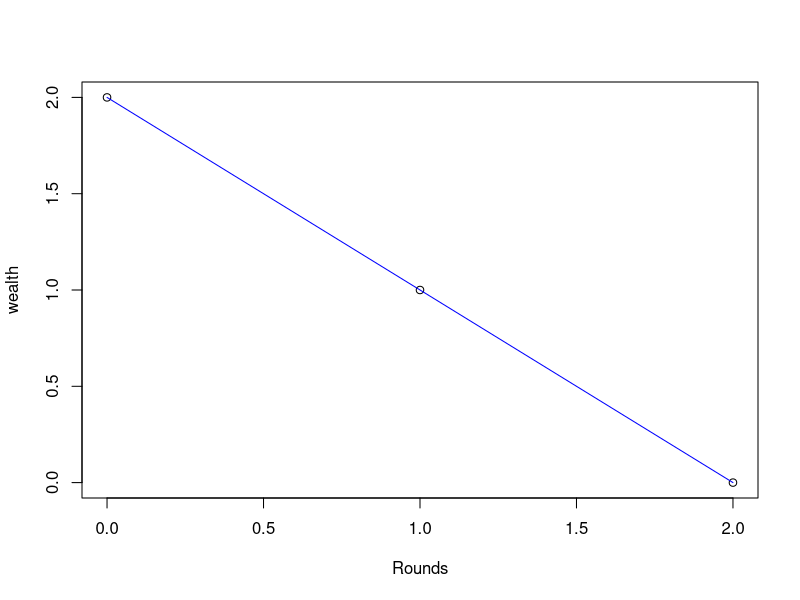
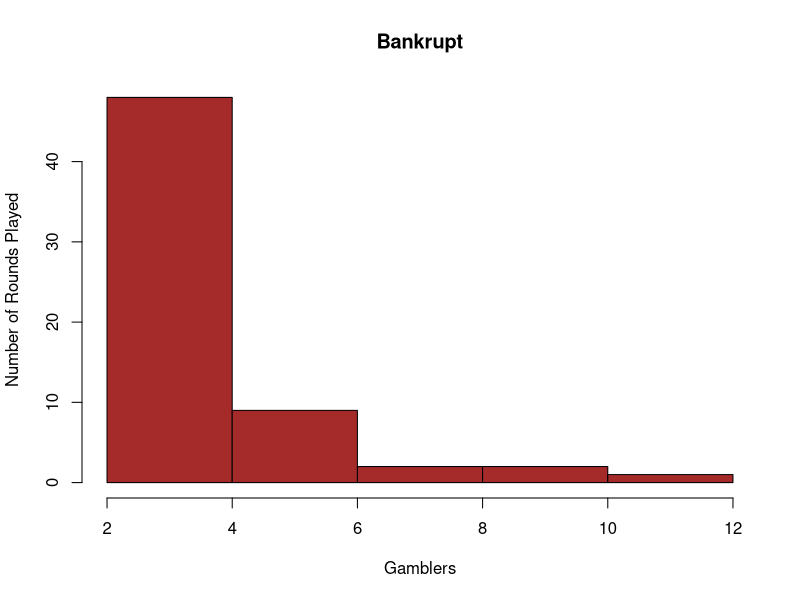
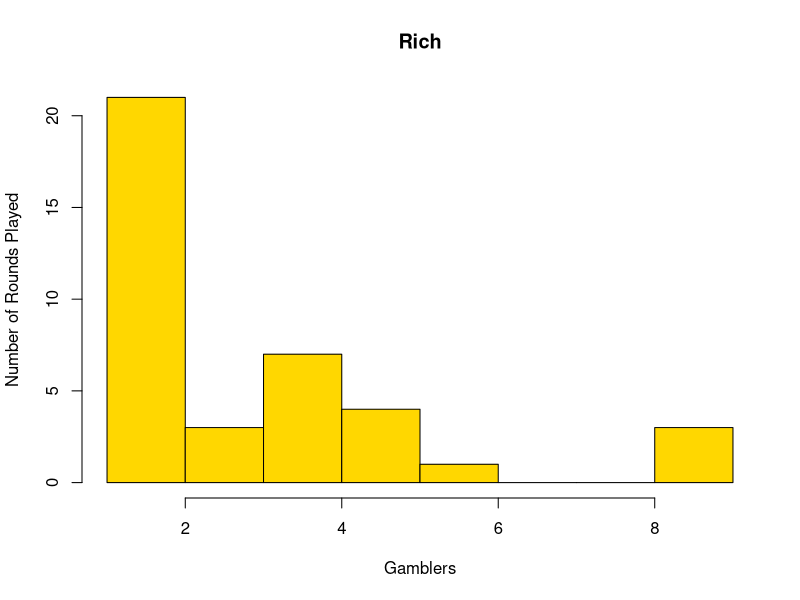
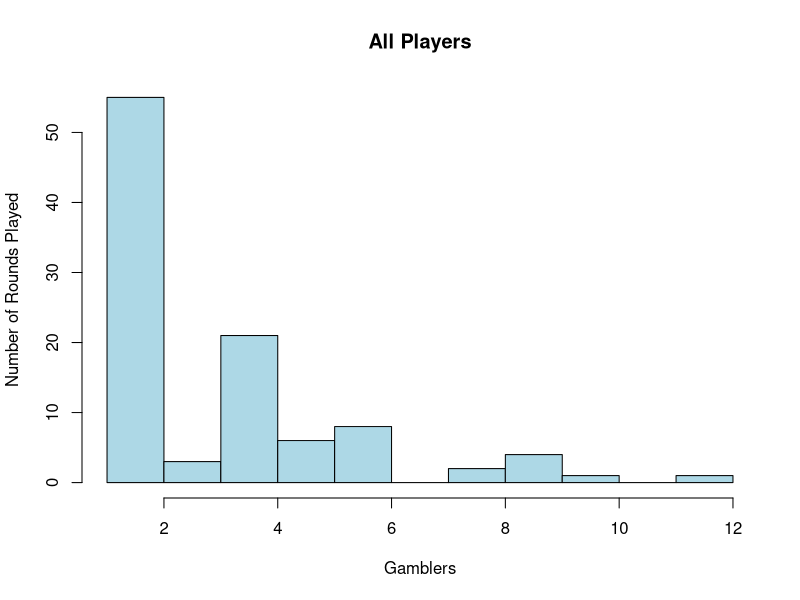

The R script that drew these images, in order:
## ---- chunk 1
knitr::opts_chunk$set(echo = TRUE)
## ---- chunk 2
x = -1*(125/216) + 1*(75/216) + 2*(15/216) + 3*1/216
print (x)
## ---- chunk 3
game = rbinom(100,3,1/6)
loss = as.integer(game == 0)
win = game -loss
mean(win)
## ---- chunk 4
game = rbinom(100,3,1/6)
win = 2
wealth = rep(2)

for (i in game){
  if (i == 0){
    win = win-1
    
  }else if (i == 1){
    win = win+1
    
  }else if (i == 2){
    win = win+2
    
  }else if (i == 3){
    win = win+3
    
  }
  wealth = append(wealth, win)
  if (win >= 4 || win <= 0){
    
    break
  }
  
}

t = 0 : (length(wealth)-1)

print(game)
print(win)
print(t)
plot(t, wealth, xlab='Rounds')

lines(t, wealth, col='Blue')
## ---- chunk 5
#a is the count for running the simulation 100 times
a = 0
win.times = c()
loss.times = c()

while (a < 101) { a= a+1

#win stands for wealth
win = 2
round.number = 0
while (win == 1 || win == 2 || win == 3){
  game = rbinom(1,3,1/6)
  toll = as.integer(game)
  round.number = round.number + 1
  if (game == 0){
    win = win-1
  }else if (game == 1){
    win = win+1
  }else if (game == 2){
    win = win+2
  }else if (game == 3){
    win = win+3
  }
  if (win >= 4){
    win.times = append(win.times, round.number)}
    if (win <= 0){
    loss.times = append(loss.times, round.number)} 

}}

#Number of rounds played for all players
alltimes = append(win.times, loss.times)

#Average number of rounds the 100 gamblers played
print(mean(alltimes))

#proportion of gamblers who went bankrupt
print(length(loss.times)/100)

#proportion of gamblers who finished with at least $4 in their pocket
print(length(win.times)/100)

#histogram of the number of rounds played for the players who went bankrupt only
hist(loss.times, main = "Bankrupt", xlab = "Gamblers", ylab = "Number of Rounds Played", border = "Black", col = "Brown")

#histogram of the number of rounds played for the remaining players
hist(win.times, main = "Rich", xlab = "Gamblers", ylab = "Number of Rounds Played", border = "Black", col = "Gold")

#histogram of the number of rounds played for all players
hist(alltimes, main = "All Players", xlab = "Gamblers", ylab = "Number of Rounds Played", border = "Black", col = "Light Blue")
